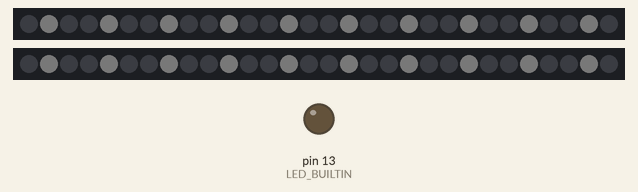
A sketch run on a simulated Arduino Uno, built with avr-gcc and run on an emulated ATmega328P. Shown: 2 × 30 RGB LEDs in strip order, left to right, output pins drawn as LEDs (lit = HIGH). Dim RGB values are drawn brighter than linear.

Above: at 0.24 s.
At 9.58 s:
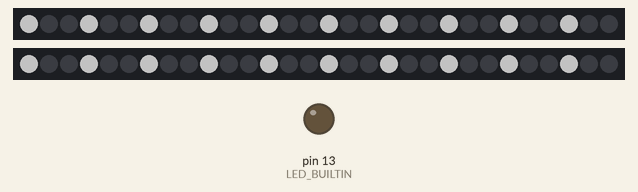
At 9.94 s:
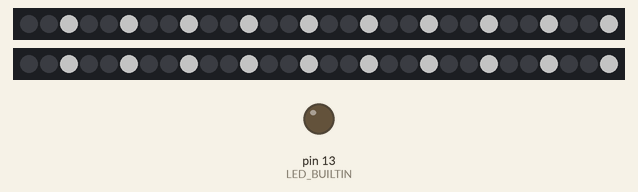
At 19.96 s:
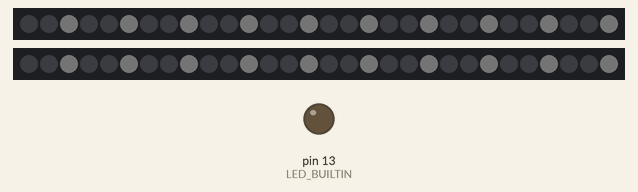
At 29.8 s:
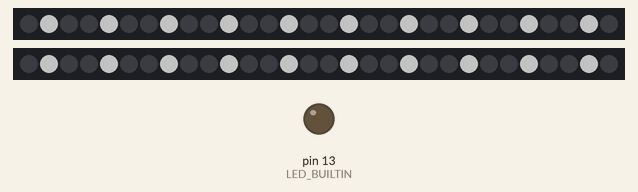
At 39.65 s:
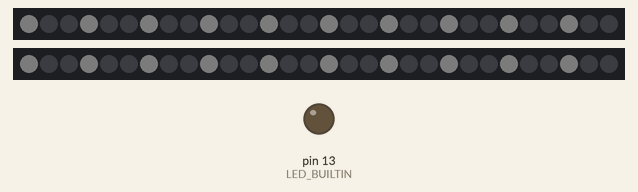

The sketch:

LEDs_pattern1.ino
```cpp
#include <Adafruit_DotStar.h>
// Because conditional #includes don't work w/Arduino sketches...
//#include <SPI.h>         // COMMENT OUT THIS LINE FOR GEMMA OR TRINKET
//#include <avr/power.h> // ENABLE THIS LINE FOR GEMMA OR TRINKET

#define NUMPIXELS 30 // Number of LEDs in left
int brightness = 0;

// Here's how to control the LEDs from any two pins:
#define YELLOW_DATAPIN_1   7
#define GREEN_CLOCKPIN_1   5

#define YELLOW_DATAPIN_2   11
#define GREEN_CLOCKPIN_2   10

Adafruit_DotStar left(NUMPIXELS, YELLOW_DATAPIN_1, GREEN_CLOCKPIN_1, DOTSTAR_BRG);
Adafruit_DotStar right(NUMPIXELS, YELLOW_DATAPIN_2, GREEN_CLOCKPIN_2, DOTSTAR_BRG);

void setup() {

  left.begin(); // Initialize pins for output
  right.begin(); // Initialize pins for output
  left.show();  // Turn all LEDs off ASAP
  right.show();  // Turn all LEDs off

  // left.setBrightness(128);
  // right.setBrightness(128);
  pinMode(LED_BUILTIN, OUTPUT);
}

// Runs 10 LEDs at a time along left, cycling through red, green and blue.
// This requires about 200 mA for all the 'on' pixels + 1 mA per 'off' pixel.

int      head  = 0, tail = -10; // Index of first 'on' and 'off' pixels
uint32_t color = 0xFF0000;      // 'On' color (starts red)
int cnt = 0;
int state_cnt = 0;
int max_rep;
int brightStep;
int b[8] = {32, 64, 96, 128, 164, 196, 228, 255};
int s[4] = {125, 150,  175, 200};
int b_selector = b[7];
int s_selector = s[0];

void goForward() {
  for(int i = 0; i < NUMPIXELS; i++) {
    left.setPixelColor(head+i, color); // 'On' pixel at head
    left.setPixelColor(tail + i, 0);     // 'Off' pixel at tail
    right.setPixelColor(head + i, color); // 'On' pixel at head
    right.setPixelColor(tail + i, 0);     // 'Off' pixel at tail

    left.setBrightness(brightness);
    right.setBrightness(brightness);
    brightness +=8;
    if (brightness >= 255) brightness = 255;


    left.show();                     // Refresh left
    right.show();                     // Refresh left
    delay(20);                        // Pause 20 milliseconds (~50 FPS)
    delay(20);                        // Pause 20 milliseconds (~50 FPS)

  if( i >= NUMPIXELS) {         // Increment head index.  Off end of left?
    //head = 0;                       //  Yes, reset head index to start
      Serial.println(head);
    //brightness = 0;
    //flowDirection = false;
    }
  }

  //if(++tail >= NUMPIXELS) tail = 0; // Increment, reset tail index
  delay(100);
}


void loop() {
//digitalWrite(LED_BUILTIN, HIGH);
//  digitalWrite(LED_BUILTIN, LOW);
//  delay(100);


//int b[2] = {32, 64, 96, 128, 164, 196, 228, 255};
//int s[4] = {125, 150,  175, 200};
switch(state_cnt % 4) {
  case 0:
    b_selector = b[7];
    s_selector = s[1];
    cnt = 0;
    max_rep = 4;
    brightStep = 2;
    Serial.println("ZERO");
  break;
  case 1:
    b_selector = b[5];
    s_selector = s[2];
    cnt = 0;
    max_rep = 3;
    //brightStep = 1;
     //brightness = 0;
     Serial.println("ONE");

  break;
  case 2:
    b_selector = b[2];
    s_selector = s[1];
    cnt = 0;
    max_rep = 4;
    brightStep = -2;
     //brightness = 0;
     Serial.println("TWO");
  break;
  case 3:
     b_selector = b[3];
    s_selector = s[2];
    cnt = 0;
    max_rep = 4;
    //brightStep = 1;
     //brightness = 0;
     Serial.println("THREE");
  break;
  default: break;
  }

  if(cnt < max_rep) {
     theaterChaseForward(left.Color(b_selector,  b_selector, b_selector), s_selector); // White, half brightness
     state_cnt += 1;
  }

}

void theaterChaseForward(uint32_t color, int wait) {
  for(int a=0; a<10; a++) {  // Repeat 10 times...
    for(int b=0; b<3; b++) { //  'b' counts from 0 to 2...
      left.clear();         //   Set all pixels in RAM to 0 (off)
      right.clear();


      // 'c' counts up from 'b' to end of left in steps of 3...
      for(int c=b; c<left.numPixels(); c += 3) {
        left.setPixelColor(c, color); // Set pixel 'c' to value 'color'
        right.setPixelColor(c, color); // Set pixel 'c' to value 'color'
      }


      left.setBrightness(brightness);
      right.setBrightness(brightness);
      brightness += brightStep;
      if (brightness >= 255) brightness = 255;

      left.show(); // Update left with new contents
      right.show();
      delay(wait);  // Pause for a moment
    }
  }
}


void theaterChase(uint32_t color, int wait) {
  for(int a=0; a<10; a++) {  // Repeat 10 times...
    for(int b=0; b<3; b++) { //  'b' counts from 0 to 2...
      left.clear();         //   Set all pixels in RAM to 0 (off)
      right.clear();
      // 'c' counts up from 'b' to end of left in steps of 3...
      for(int c=b; c<left.numPixels(); c += 3) {
        left.setPixelColor(c, color); // Set pixel 'c' to value 'color'
        right.setPixelColor(c, color); // Set pixel 'c' to value 'color'
      }


    left.setBrightness(brightness);
    right.setBrightness(brightness);
    brightness +=8;
    if (brightness >= 255) brightness = 255;

      left.show(); // Update left with new contents
      right.show();
      delay(wait);  // Pause for a moment
    }
  }
}

void colorWipe(uint32_t color, int wait) {
  for(int i=0; i<left.numPixels(); i++) { // For each pixel in left...
    left.setPixelColor(i, color);         //  Set pixel's color (in RAM)
    left.show();                          //  Update left to match
    delay(wait);                           //  Pause for a moment
  }
}
```
